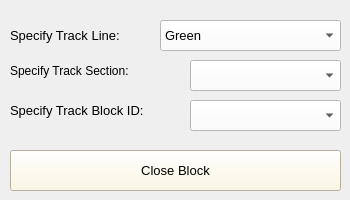
      <widget class="QWidget" name="tab">
       <attribute name="title">
        <string>Close Track Blocks</string>
       </attribute>
       <widget class="QPushButton" name="CloseBlockButton">
        <property name="geometry">
         <rect>
          <x>10</x>
          <y>150</y>
          <width>331</width>
          <height>41</height>
         </rect>
        </property>
        <property name="font">
         <font>
          <pointsize>10</pointsize>
         </font>
        </property>
        <property name="autoFillBackground">
         <bool>false</bool>
        </property>
        <property name="styleSheet">
         <string notr="true">background-color: rgb(255, 246, 219);</string>
        </property>
        <property name="text">
         <string>Close Block</string>
        </property>
       </widget>
       <widget class="QComboBox" name="SectionComboBox2">
        <property name="geometry">
         <rect>
          <x>190</x>
          <y>60</y>
          <width>151</width>
          <height>31</height>
         </rect>
        </property>
        <property name="font">
         <font>
          <pointsize>10</pointsize>
          <weight>50</weight>
          <bold>false</bold>
         </font>
        </property>
        <property name="styleSheet">
         <string notr="true">background-color: rgb(255, 255, 255);</string>
        </property>
       </widget>
       <widget class="QLabel" name="label_24">
        <property name="geometry">
         <rect>
          <x>10</x>
          <y>40</y>
          <width>181</width>
          <height>61</height>
         </rect>
        </property>
        <property name="font">
         <font>
          <weight>50</weight>
          <bold>false</bold>
         </font>
        </property>
        <property name="text">
         <string>Specify Track Section: </string>
        </property>
        <property name="wordWrap">
         <bool>true</bool>
        </property>
       </widget>
       <widget class="QComboBox" name="TrackComboBox2">
        <property name="geometry">
         <rect>
          <x>160</x>
          <y>20</y>
          <width>181</width>
          <height>31</height>
         </rect>
        </property>
        <property name="font">
         <font>
          <pointsize>10</pointsize>
         </font>
        </property>
        <property name="styleSheet">
         <string notr="true">background-color: rgb(255, 255, 255);</string>
        </property>
        <item>
         <property name="text">
          <string>Green</string>
         </property>
        </item>
        <item>
         <property name="text">
          <string>Red</string>
         </property>
        </item>
       </widget>
       <widget class="QLabel" name="label_23">
        <property name="geometry">
         <rect>
          <x>10</x>
          <y>20</y>
          <width>161</width>
          <height>31</height>
         </rect>
        </property>
        <property name="font">
         <font>
          <pointsize>10</pointsize>
         </font>
        </property>
        <property name="text">
         <string>Specify Track Line:</string>
        </property>
       </widget>
       <widget class="QComboBox" name="BlockComboBox1">
        <property name="geometry">
         <rect>
          <x>190</x>
          <y>100</y>
          <width>151</width>
          <height>31</height>
         </rect>
        </property>
        <property name="font">
         <font>
          <pointsize>10</pointsize>
         </font>
        </property>
        <property name="styleSheet">
         <string notr="true">background-color: rgb(255, 255, 255);</string>
        </property>
        <property name="insertPolicy">
         <enum>QComboBox::InsertAtBottom</enum>
        </property>
       </widget>
       <widget class="QLabel" name="label_25">
        <property name="geometry">
         <rect>
          <x>10</x>
          <y>80</y>
          <width>181</width>
          <height>61</height>
         </rect>
        </property>
        <property name="font">
         <font>
          <pointsize>10</pointsize>
         </font>
        </property>
        <property name="text">
         <string>Specify Track Block ID:</string>
        </property>
        <property name="wordWrap">
         <bool>true</bool>
        </property>
       </widget>
      </widget>
